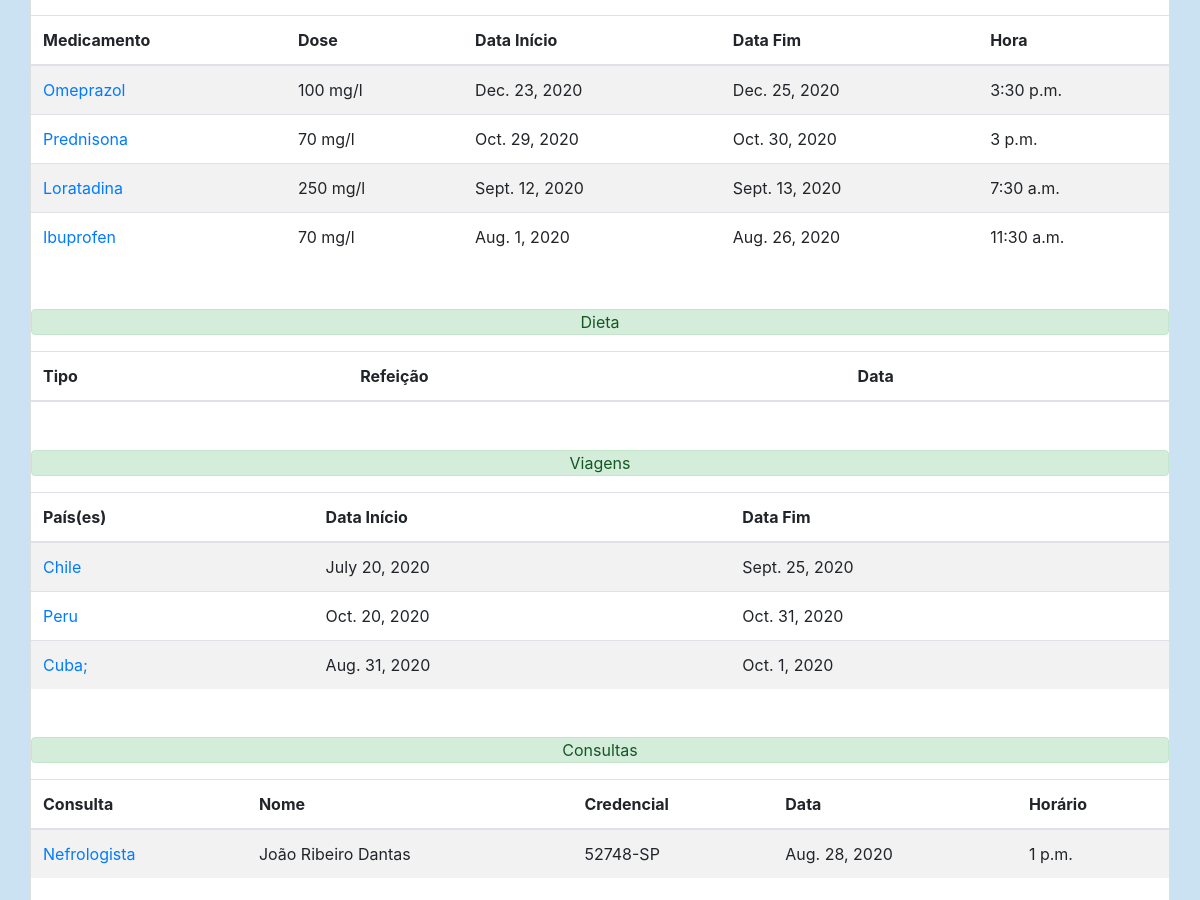
/Templates/profile/ (signed in, middle part), run on an earlier commit of the app's database.
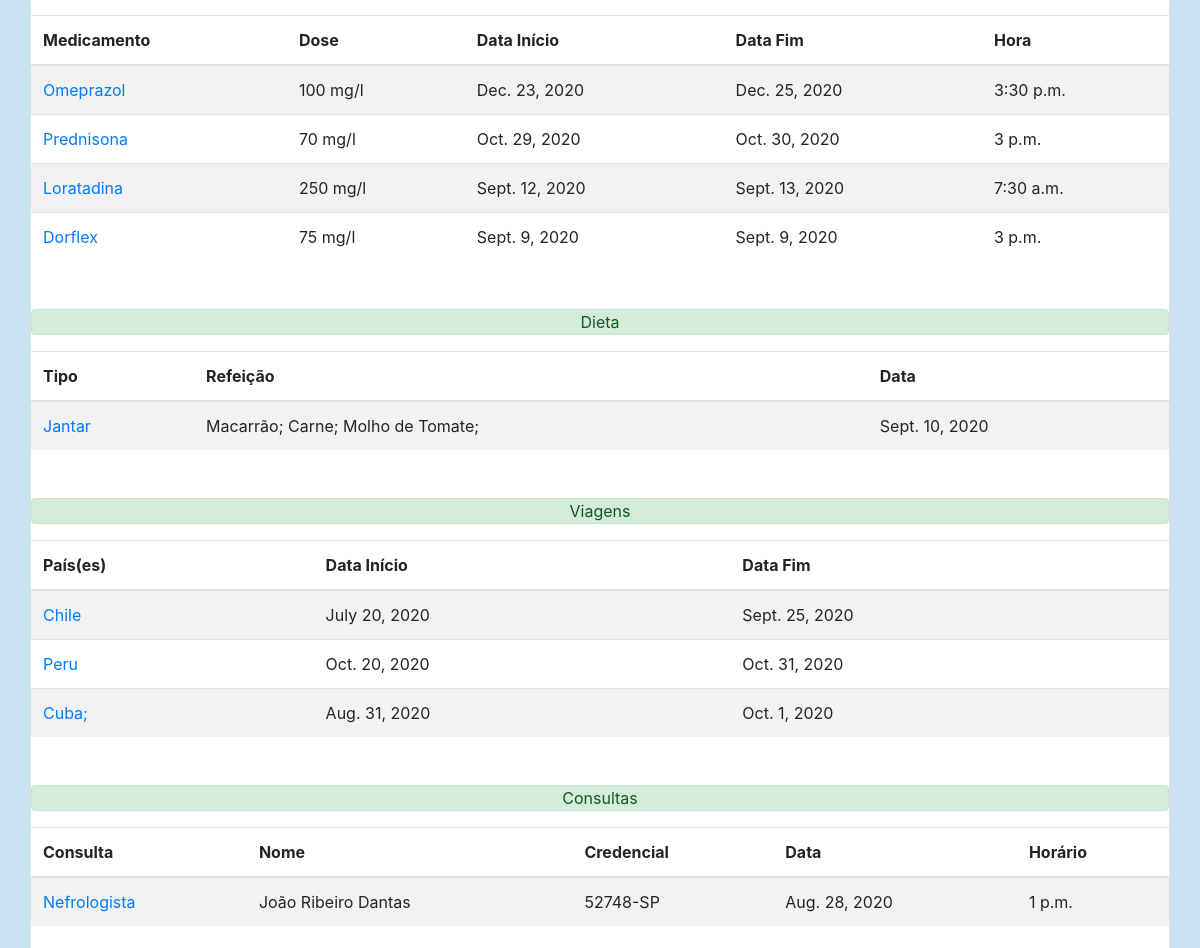
And on a later commit of the database.
### server_app/models.py (models this page shows, shortened)
class UserMedication(models.Model):
    user                 = models.ForeignKey(User, on_delete=models.CASCADE)
    medication_name_med  = models.CharField(max_length=200)
    dosis_name_med       = models.CharField(max_length=30)
    init_date_med        = models.DateField()
    end_date_med         = models.DateField()
    time_med             = models.TimeField()
    slug                 = models.SlugField(default='slug')
    objects = models.Manager()

class UserTrip(models.Model):
    user             = models.ForeignKey(User, on_delete=models.CASCADE)
    trip_country_trp = models.CharField(max_length=300)
    init_date_trp    = models.DateField()
    end_date_trp     = models.DateField()
    slug             = models.SlugField(default='slug')
    objects = models.Manager()

class UserAppoint(models.Model):
    user                = models.ForeignKey(User, on_delete=models.CASCADE)
    appoint_espec_apt   = models.CharField(max_length=50)
    appoint_date_apt    = models.DateField()
    appoint_time_apt    = models.TimeField()
    appoint_nmed_apt    = models.CharField(max_length=50)
    appoint_credenc_apt = models.CharField(max_length=20)
    slug                = models.SlugField(default='slug')
    objects = models.Manager()

class UserDiet(models.Model):
    CHOICE = (('Café', 'Café'), ('Almoço', 'Almoço'), ('Jantar', 'Jantar'), ('Snacks', 'Snacks'))
    user            = models.ForeignKey(User, on_delete=models.CASCADE)
    diet_include    = models.TextField(max_length=500)
    diet_date_diet  = models.DateField()
    meal            = models.CharField(null=False, max_length=10, default=None, choices=CHOICE)
    slug            = models.SlugField(default='slug')
    objects = models.Manager()

### server_app/views.py (the view)
@method_decorator(login_required(login_url="intro"), name='dispatch')
class ProfileListView(ListView):
    template_name = 'profile.html'
    model = UserMedication
    context_object_name = 'med'
    def get_queryset(self):
        queryset = super(ProfileListView, self).get_queryset()
        queryset = queryset.filter(user=self.request.user)
        return queryset
    def get_context_data(self, **kwargs):
        kwargs['userprof'] = UserProfile.objects.get(user=self.request.user)
        kwargs['trip'] = UserTrip.objects.filter(user=self.request.user)
        kwargs['vac'] = UserVaccine.objects.filter(user=self.request.user)
        kwargs['appoint'] = UserAppoint.objects.filter(user=self.request.user)
        kwargs['diet'] = UserDiet.objects.filter(user=self.request.user)
        return super(ProfileListView, self).get_context_data(**kwargs)

### Templates/profile.html (shortened to what the changed rows need)
<!DOCTYPE html>
{% extends 'base.html' %}
    {% block content %}
        {% load static %}
    </head>
    <body class="profile-screen">
        <section class="container-fluid">
            <div class="col-12 mt-3 mb-4">
                <div class="card" id="card-opacity">
                    <div class="overflow-auto">
                        <table class="table table-striped overflow-auto mb-5">
                            <thead>
                                <tr>
                                    <th>Medicamento</th>
                                    <th>Dose</th>
                                    <th>Data Início</th>
                                    <th>Data Fim</th>
                                    <th>Hora</th>
                                </tr>
                            </thead>
                            <tbody>
                                {% for usermed in med %}
                                <tr>
                                    <td><a href="{% url 'temp:medication_detail' pk=usermed.pk slug=usermed.slug %}">{{ usermed.medication_name_med }}</a></td>
                                    <td>{{ usermed.dosis_name_med }}</td>
                                    <td>{{ usermed.init_date_med }}</td>
                                    <td>{{ usermed.end_date_med }}</td>
                                    <td>{{ usermed.time_med }}</td>
                                </tr>
                                {% endfor %}
                            </tbody>
                        </table>
                    </div>
                    <div class="overflow-auto">
                        <table class="table table-striped overflow-auto mb-5">
                            <thead>
                                <tr>
                                    <div class="alert alert-success pt-0 pb-0 col-12" style="text-align: center;">Dieta</div>
                                    <th>Tipo</th>
                                    <th>Refeição</th>
                                    <th>Data</th>
                                </tr>
                            </thead>
                            <tbody>
                                {% for userdiet in diet %}
                                <tr>
                                    <td><a href="{% url 'temp:diet_detail' pk=userdiet.pk slug=userdiet.slug %}">{{ userdiet.meal }}</a></td>
                                    <td>{{ userdiet.diet_include }}</td>
                                    <td>{{ userdiet.diet_date_diet }}</td>
                                </tr>
                                {% endfor %}
                            </tbody>
                        </table>
                    </div>
                    <div class="overflow-auto">
                        <table class="table table-striped overflow-auto mb-5">
                            <thead>
                                <tr>
                                    <div class="alert alert-success pt-0 pb-0 col-12" style="text-align: center;">Viagens</div>
                                    <th>País(es)</th>
                                    <th>Data Início</th>
                                    <th>Data Fim</th>
                                </tr>
                            </thead>
                            <tbody>
                                {% for usertrip in trip %}
                                <tr>
                                    <td><a href="{% url 'temp:trip_detail' pk=usertrip.pk slug=usertrip.slug %}">{{ usertrip.trip_country_trp }}</a></td>
                                    <td>{{ usertrip.init_date_trp }}</td>
                                    <td>{{ usertrip.end_date_trp }}</td>
                                </tr>
                                {% endfor %}
                            </tbody>
                        </table>
                    </div>
                    <div class="overflow-auto">
                        <table class="table table-striped overflow-auto mb-5">
                            <thead>
                                <tr>
                                    <div class="alert alert-success pt-0 pb-0 col-12" style="text-align: center;">Consultas</div>
                                    <th>Consulta</th>
                                    <th>Nome</th>
                                    <th>Credencial</th>
                                    <th>Data</th>
                                    <th>Horário</th>
                                </tr>
                            </thead>
                            <tbody>
                                {% for userappoint in appoint %}
                                <tr>
                                    <td><a href="{% url 'temp:appoint_detail' pk=userappoint.pk slug=userappoint.slug %}">{{ userappoint.appoint_espec_apt }}</a></td>
                                    <td>{{ userappoint.appoint_nmed_apt }}</td>
                                    <td>{{ userappoint.appoint_credenc_apt }}</td>
                                    <td>{{ userappoint.appoint_date_apt }}</td>
                                    <td>{{ userappoint.appoint_time_apt }}</td>
                                </tr>
                                {% endfor %}
                            </tbody>
                        </table>
                    </div>
                </div>
            </div>
        </section>
        {% endblock %}

What changed in the data, as far as the page shows it:
removed UserMedication: medication_name_med "Ibuprofen", dosis_name_med "70 mg/l", init_date_med "Aug. 1, 2020", end_date_med "Aug. 26, 2020", time_med "11:30 a.m."
added UserMedication: medication_name_med "Dorflex", dosis_name_med "75 mg/l", init_date_med "Sept. 9, 2020", end_date_med "Sept. 9, 2020", time_med "3 p.m."
added UserDiet: meal "Jantar", diet_include "Macarrão; Carne; Molho de Tomate;", diet_date_diet "Sept. 10, 2020"
